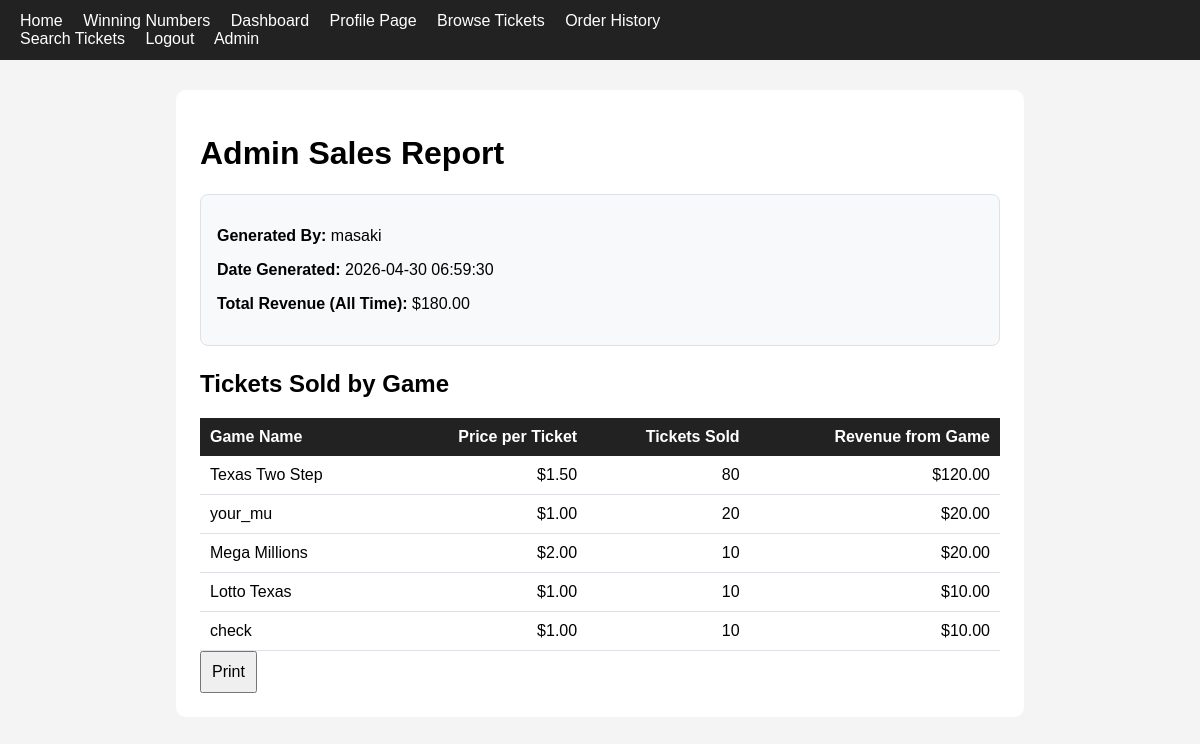
Before: /admin/report (signed in) with the older database file.
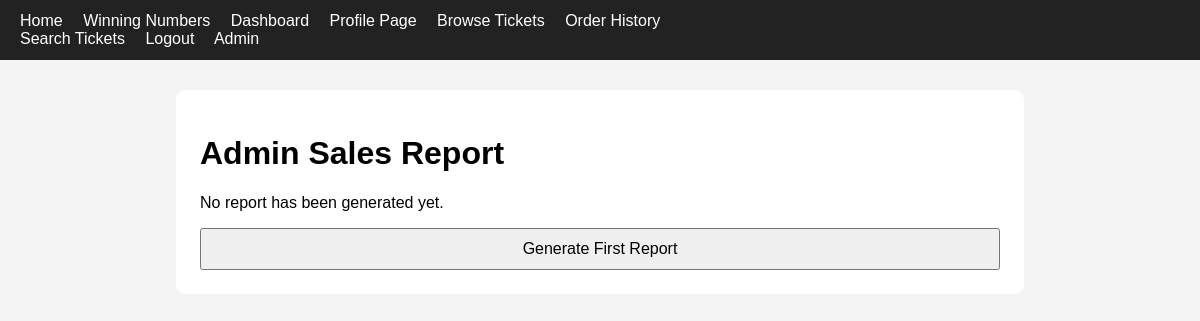
After: the same page with the newer database file.
### tables this page shows
CREATE TABLE reports (
    id INTEGER PRIMARY KEY AUTOINCREMENT,
    generated_by TEXT NOT NULL,
    generated_at TEXT NOT NULL,
    total_revenue REAL NOT NULL,
    report_data TEXT NOT NULL
);

### app.py (the view)
@app.route("/admin/report")
@login_required
@admin_required
def view_report():
    db = get_db()
    db.execute("""
        CREATE TABLE IF NOT EXISTS reports (
            id INTEGER PRIMARY KEY AUTOINCREMENT,
            generated_by TEXT NOT NULL,
            generated_at TEXT NOT NULL,
            total_revenue REAL NOT NULL,
            report_data TEXT NOT NULL
        )
    """)
    report = db.execute(
        "SELECT * FROM reports ORDER BY id DESC LIMIT 1"
    ).fetchone()
    if report is None:
        return render_template("report.html", report=None)
    import json
    sales_data = json.loads(report["report_data"])
    return render_template("report.html", report=report, sales_data=sales_data)

### app.py (called while the page is built)
def get_db():
    if "db" not in g:
        g.db = sqlite3.connect(DATABASE)
        g.db.row_factory = sqlite3.Row
    return g.db

def login_required(view):
    @wraps(view)
    def wrapped_view(*args, **kwargs):
        if "user_id" not in session:
            flash("Please log in first.")
            return redirect(url_for("login"))
        return view(*args, **kwargs)
    return wrapped_view

def admin_required(view):
    @wraps(view)
    def wrapped_view(*args, **kwargs):
        if session.get("role") != "admin":
            flash("Admin access required.")
            return redirect(url_for("dashboard"))
        return view(*args, **kwargs)
    return wrapped_view

### templates/report.html (shortened to what this page needs)
{% extends "base.html" %}
{% block content %}
<h1>Admin Sales Report</h1>
{% if report is none %}
    <p>No report has been generated yet.</p>
    <form method="POST" action="{{ url_for('generate_report') }}">
        <button type="submit">Generate First Report</button>
    </form>
{% else %}
    <div style="background: #f8f9fa; border: 1px solid #dee2e6; border-radius: 8px; padding: 16px; margin-bottom: 24px;">
        <p><strong>Generated By:</strong> {{ report.generated_by }}</p>
        <p><strong>Date Generated:</strong> {{ report.generated_at }}</p>
        <p><strong>Total Revenue (All Time):</strong> ${{ "%.2f"|format(report.total_revenue) }}</p>
    </div>
    <h2>Tickets Sold by Game</h2>
    <table style="width: 100%; border-collapse: collapse;">
        <thead>
            <tr style="background: #222; color: white;">
                <th style="padding: 10px; text-align: left;">Game Name</th>
                <th style="padding: 10px; text-align: right;">Price per Ticket</th>
                <th style="padding: 10px; text-align: right;">Tickets Sold</th>
                <th style="padding: 10px; text-align: right;">Revenue from Game</th>
            </tr>
        </thead>
        <tbody>
            {% for row in sales_data %}
            <tr style="border-bottom: 1px solid #dee2e6;">
                <td style="padding: 10px;">{{ row.game_name }}</td>
                <td style="padding: 10px; text-align: right;">${{ "%.2f"|format(row.price) }}</td>
                <td style="padding: 10px; text-align: right;">{{ row.tickets_sold }}</td>
                <td style="padding: 10px; text-align: right;">${{ "%.2f"|format(row.game_revenue) }}</td>
            </tr>
            {% else %}
            <tr>
                <td colspan="4" style="padding: 10px; text-align: center;">No ticket sales recorded.</td>
            </tr>
            {% endfor %}
        </tbody>
    </table>
    <button onclick="window.print()">Print</button>
{% endif %}
{% endblock %}

### templates/base.html (shortened to what this page needs)
<!DOCTYPE html>
<html lang="en">
<head>
    <link rel="stylesheet" href="{{ url_for('static', filename='style.css') }}">
</head>
<body>
    <nav>
        <a href="{{ url_for('index') }}">Home</a>
        <a href="{{ url_for('winning_numbers') }}">Winning Numbers</a>
        {% if session.get('user_id') %}
            <a href="{{ url_for('dashboard') }}">Dashboard</a>
            <a href="{{ url_for('profile') }}">Profile Page</a>
            <a href="{{ url_for('tickets') }}">Browse Tickets</a>
            <a href="{{ url_for('orders') }}">Order History</a>
            <br>
            <a href="{{ url_for('search') }}">Search Tickets</a>
            <a href="{{ url_for('logout') }}">Logout</a>
            {% if session.get('role') == 'admin' %}
            <a href="{{ url_for('admin_dashboard') }}">Admin</a>
            {% endif %}
        {% else %}
            <a href="{{ url_for('register') }}">Register</a>
            <a href="{{ url_for('login') }}">Login</a>
        {% endif %}
    </nav>
    <main class="container">
        {% block content %}{% endblock %}
    </main>
</body>
</html>

### static/style.css (style rules this page uses)
body { font-family: Arial, sans-serif; margin: 0; background: #f4f4f4; }
nav { background: #222; padding: 12px 20px; }
nav a { color: white; margin-right: 16px; text-decoration: none; }
.container { max-width: 800px; margin: 30px auto; background: white; padding: 24px; border-radius: 10px; }
form { display: flex; flex-direction: column; gap: 10px; }
input, button { padding: 10px; font-size: 16px; }
button { cursor: pointer; }

Changed rows visible on the page:
removed reports: generated_by "masaki", generated_at "2026-04-30 06:59:30", total_revenue "180.00"
Other visible differences:
text no longer shown: "Generated By: Date Generated: Total Revenue (All Time): $ Tickets Sold by Game Game Name Price per Ticket Tickets Sold Revenue from Game Print"
text now shown: "No report has been generated yet. Generate First Report"
list line gone: "Texas Two Step $ 1.50 80 $ 120.00"
list line gone: "your_mu $ 1.00 20 $ 20.00"
list line gone: "Mega Millions $ 2.00 10 $ 20.00"
list line gone: "Lotto Texas $ 1.00 10 $ 10.00"
list line gone: "check $ 1.00 10 $ 10.00"
